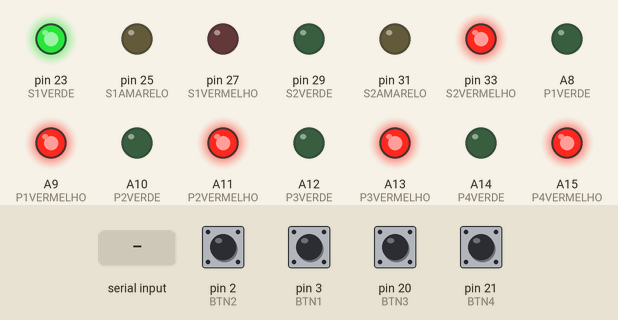
This sketch was run on a simulated Arduino Mega 2560, built with avr-gcc and run on an emulated ATmega2560. Shown: output pins drawn as LEDs (lit = HIGH). Inputs (shaded band) come from the test bench; at power-on: pin 2 (BTN2), pin 3 (BTN1), pin 20 (BTN3), pin 21 (BTN4) HIGH. What the sketch prints to the serial monitor is not drawn.

Above: at 1.2 s.
1.3 s: "N" received over Serial
At 3.9 s:
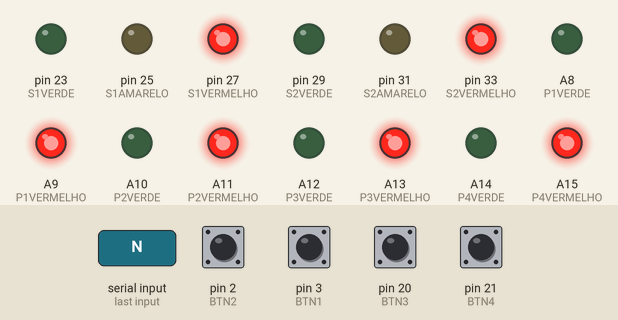
4.3 s: pin 2 (BTN2) pulled LOW for 0.15 s
At 4.7 s:
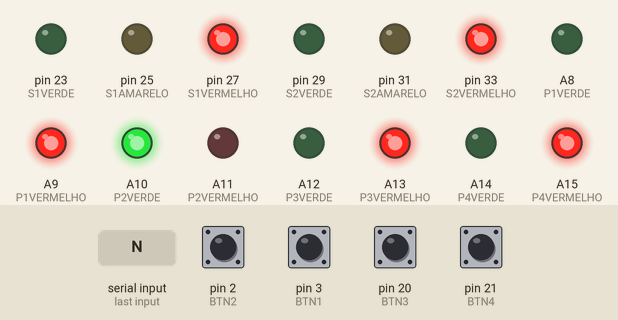
6.9 s: pin 3 (BTN1) pulled LOW for 0.15 s
At 7.8 s:
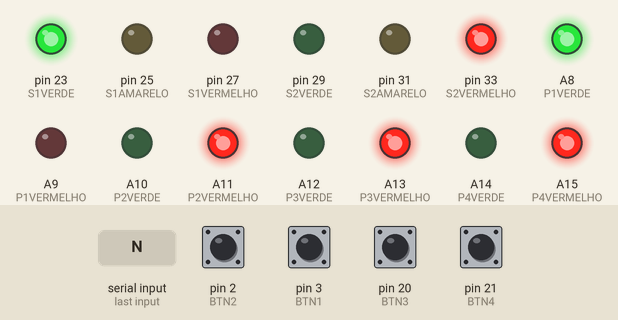
9.5 s: pin 20 (BTN3) pulled LOW for 0.15 s
At 10.4 s:
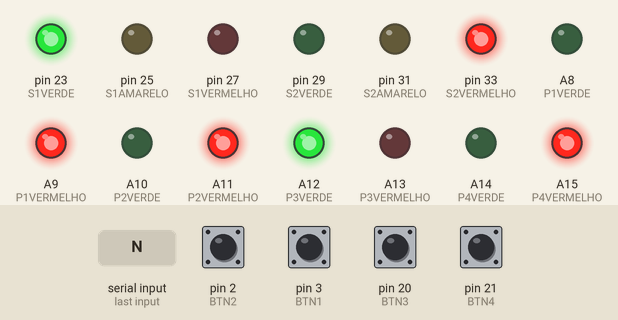
12.1 s: pin 21 (BTN4) pulled LOW for 0.15 s
At 13.0 s:
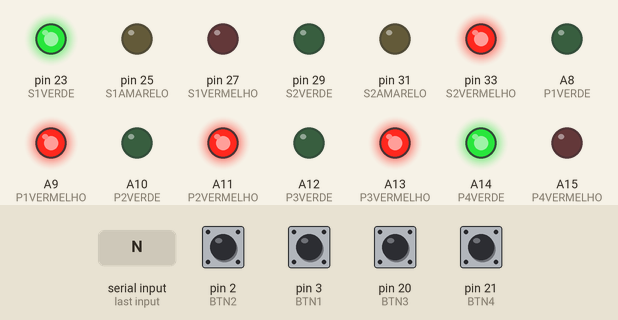
14.7 s: "L" received over Serial
At 15.0 s:
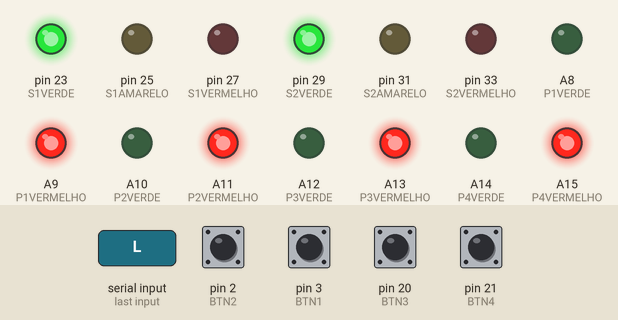
Timing chart, 0 to 18.2 s (numbered marks = the images above; inputs shaded):
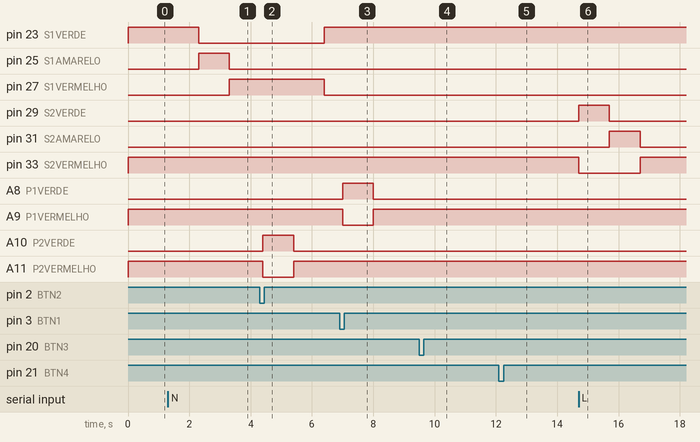

Measured:
- after the input at 1.3 s, pin 23 (S1VERDE): HIGH → LOW after 1.0 s; pin 25 (S1AMARELO): LOW → HIGH after 1.0 s, → LOW 1.0 s later; pin 27 (S1VERMELHO): LOW → HIGH after 2.0 s
- after the input at 4.3 s, pin 23 (S1VERDE): LOW → HIGH after 2.1 s instead of 0.00 s; pin 27 (S1VERMELHO): HIGH → LOW after 2.1 s instead of 0.00 s; A10 (P2VERDE): LOW → HIGH after 0.10 s, → LOW 1.0 s later; A11 (P2VERMELHO): HIGH → LOW after 0.10 s, → HIGH 1.0 s later
- after the input at 6.9 s, A8 (P1VERDE): LOW → HIGH after 0.10 s, → LOW 1.0 s later; A9 (P1VERMELHO): HIGH → LOW after 0.10 s, → HIGH 1.0 s later
- after the input at 9.5 s, A12 (P3VERDE): LOW → HIGH after 0.10 s, → LOW 1.0 s later; A13 (P3VERMELHO): HIGH → LOW after 0.10 s, → HIGH 1.0 s later
- after the input at 12.1 s, A14 (P4VERDE): LOW → HIGH after 0.10 s, → LOW 1.0 s later; A15 (P4VERMELHO): HIGH → LOW after 0.10 s, → HIGH 1.0 s later
- after the input at 14.7 s, pin 29 (S2VERDE): LOW → HIGH at once, → LOW 1.0 s later; pin 31 (S2AMARELO): LOW → HIGH after 1.0 s, → LOW 1.0 s later; pin 33 (S2VERMELHO): HIGH → LOW at once, → HIGH 2.0 s later

The sketch:

sketch.ino
```cpp
#include<config.h>

volatile bool pedestreSolicitadoNorte = false;
volatile bool pedestreSolicitadoLeste = false;
volatile bool pedestreSolicitadoSul = false;
volatile bool pedestreSolicitadoOeste = false;

void setup() {
  pinMode(S1VERDE, OUTPUT);
  pinMode(S1AMARELO, OUTPUT);
  pinMode(S1VERMELHO, OUTPUT);

  pinMode(S2VERDE, OUTPUT);
  pinMode(S2AMARELO, OUTPUT);
  pinMode(S2VERMELHO, OUTPUT);

  pinMode(S3VERDE, OUTPUT);
  pinMode(S3AMARELO, OUTPUT);
  pinMode(S3VERMELHO, OUTPUT);

  pinMode(S4VERDE, OUTPUT);
  pinMode(S4AMARELO, OUTPUT);
  pinMode(S4VERMELHO, OUTPUT);

  pinMode(P1VERDE, OUTPUT);
  pinMode(P1VERMELHO, OUTPUT);

  pinMode(P2VERDE, OUTPUT);
  pinMode(P2VERMELHO, OUTPUT);

  pinMode(P3VERDE, OUTPUT);
  pinMode(P3VERMELHO, OUTPUT);

  pinMode(P4VERDE, OUTPUT);
  pinMode(P4VERMELHO, OUTPUT);


  pinMode(BTN1, INPUT_PULLUP);
  pinMode(BTN2, INPUT_PULLUP);
  pinMode(BTN3, INPUT_PULLUP);
  pinMode(BTN4, INPUT_PULLUP);


  attachInterrupt(digitalPinToInterrupt(BTN1), solicitacaoPedestreNorte, CHANGE);
  attachInterrupt(digitalPinToInterrupt(BTN2), solicitacaoPedestreLeste, CHANGE);
  attachInterrupt(digitalPinToInterrupt(BTN3), solicitacaoPedestreSul, CHANGE);
  attachInterrupt(digitalPinToInterrupt(BTN4), solicitacaoPedestreOeste, CHANGE);


  Serial.begin(9600);
  Serial.print("INICIAR");

  vermelho();

}


void loop() {


  if(pedestreSolicitadoNorte == true){
    cicloPedestre(P1VERDE, P1VERMELHO);
    pedestreSolicitadoNorte = false;

  }

  if(pedestreSolicitadoLeste == true){
    cicloPedestre(P2VERDE, P2VERMELHO);
    pedestreSolicitadoLeste = false;
  }

  if(pedestreSolicitadoSul == true){
    cicloPedestre(P3VERDE, P3VERMELHO);
    pedestreSolicitadoSul = false;
  }

  if(pedestreSolicitadoOeste == true){
    cicloPedestre(P4VERDE, P4VERMELHO);
    pedestreSolicitadoOeste = false;
  }

  if(Serial.available() > 0){
    switch(Serial.read()){
      case 'N':
        cicloSinal(S1VERDE, S1AMARELO, S1VERMELHO);
        break;

      case 'L':
        cicloSinal(S2VERDE, S2AMARELO, S2VERMELHO);
        break;

      case 'S':
        cicloSinal(S3VERDE, S3AMARELO, S3VERMELHO);
        break;

      case 'O':
        cicloSinal(S4VERDE, S4AMARELO, S4VERMELHO);
        break;

      default:
        break;

    }
  }
  else {
    digitalWrite(S1VERDE, HIGH);
    digitalWrite(S1VERMELHO, LOW);
  }

}

void cicloSinal(int verde, int amarelo,int vermelho){

  digitalWrite(vermelho, LOW);
  digitalWrite(verde, HIGH);
  delay(1000);
  digitalWrite(verde, LOW);
  digitalWrite(amarelo, HIGH);
  delay(1000);
  digitalWrite(amarelo, LOW);
  digitalWrite(vermelho, HIGH);
  delay(1000);
}
void cicloPedestre(int verde, int vermelho){
  delay(100);
  digitalWrite(vermelho, LOW);
  digitalWrite(verde, HIGH);
  delay(1000);
  digitalWrite(verde, LOW);
  digitalWrite(vermelho, HIGH);
  delay(1000);
}

void solicitacaoPedestreNorte(){
  pedestreSolicitadoNorte = true;
}

void solicitacaoPedestreLeste(){
  pedestreSolicitadoLeste = true;
}

void solicitacaoPedestreSul(){
  pedestreSolicitadoSul = true;
}

void solicitacaoPedestreOeste(){
  pedestreSolicitadoOeste = true;
}

void vermelho() {
  digitalWrite(S1VERMELHO, HIGH);
  digitalWrite(S2VERMELHO, HIGH);
  digitalWrite(S3VERMELHO, HIGH);
  digitalWrite(S4VERMELHO, HIGH);
  digitalWrite(P1VERMELHO, HIGH);
  digitalWrite(P2VERMELHO, HIGH);
  digitalWrite(P3VERMELHO, HIGH);
  digitalWrite(P4VERMELHO, HIGH);

}
```

config.h
```cpp
#define S1VERDE 23
#define S1AMARELO 25
#define S1VERMELHO 27

#define S2VERDE 29
#define S2AMARELO 31
#define S2VERMELHO 33

#define S3VERDE 35
#define S3AMARELO 37
#define S3VERMELHO 39

#define S4VERDE 41
#define S4AMARELO 43
#define S4VERMELHO 45

#define P1VERDE A8
#define P1VERMELHO A9

#define P2VERDE A10
#define P2VERMELHO A11

#define P3VERDE A12
#define P3VERMELHO A13

#define P4VERDE A14
#define P4VERMELHO A15

#define BTN1 3
#define BTN2 2
#define BTN3 20
#define BTN4 21
```
